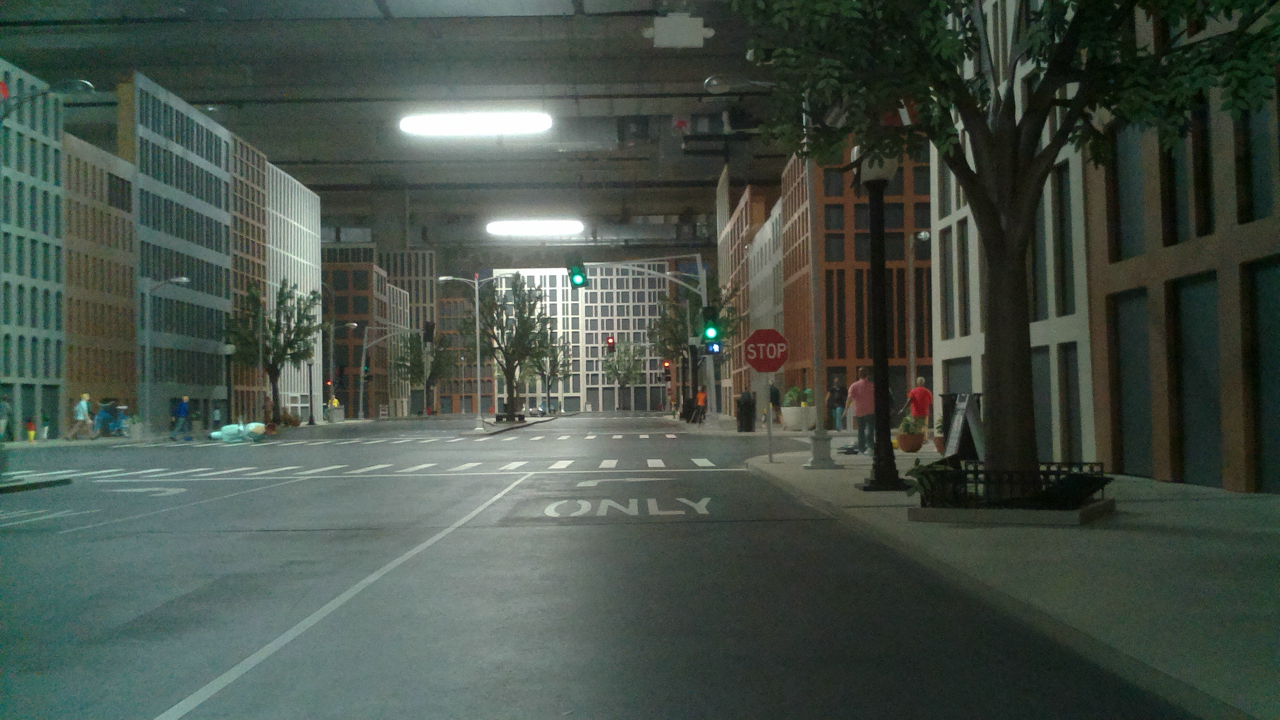
#> input picture picar2/pi_hat_tests/image.jpg, 2560 x 1440 px (shown at 1/2 size)
$ python canny_test.py
#> lines starting #> are read from the running program, lines starting #| are printed output that depends on the picture
import matplotlib.pylab as plt
import cv2
import numpy as np
import os
import math

def callback(x):
    print(x)

# Read the input image
image = cv2.imread('image.jpg')
#> image is the input picture: shape (1440, 2560, 3); mean B, G, R 71.7, 80.4, 69.9
#add brightness to image
image = cv2.add(image, np.array([100.0]))
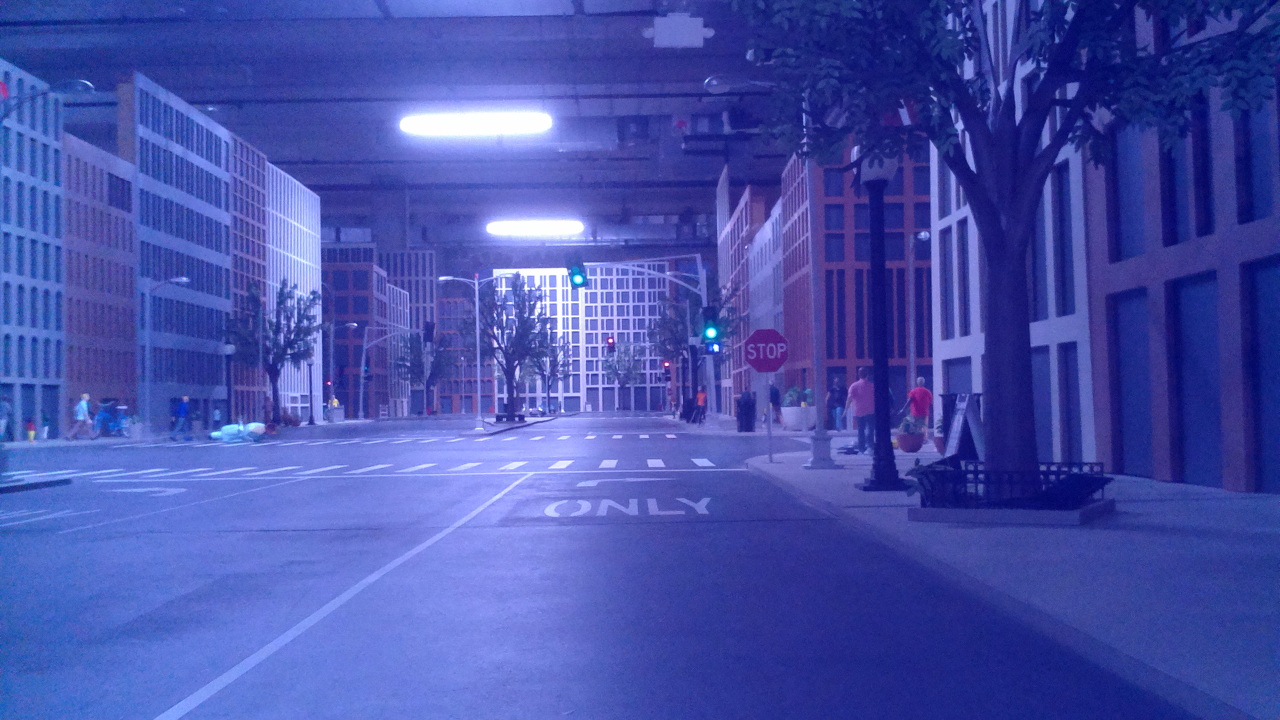
#> image: shape (1440, 2560, 3) (shown at 1/2 size); mean B, G, R 170.5, 80.4, 69.9
image = cv2.resize(image, (320, 320))
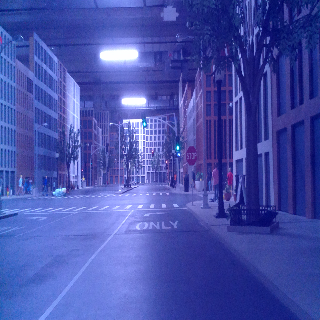
#> image: shape (320, 320, 3); mean B, G, R 170.5, 80.4, 69.9
image = cv2.cvtColor(image, cv2.COLOR_BGR2HLS)
#> image: shape (320, 320, 3); mean of channels 0, 1, 2 117.1, 119.8, 145.2
hls_image = cv2.cvtColor(image, cv2.COLOR_BGR2HLS)
#> hls_image: shape (320, 320, 3); mean of channels 0, 1, 2 106, 126.4, 62.2
height, width = image.shape[:2]
#> height = 320; width = 320
kernel = np.ones((3, 3), np.float32) / 9
#denoised_image = cv2.filter2D(image, -1, kernel)
height, width = image.shape[:2]
gray_image = cv2.cvtColor(image, cv2.COLOR_BGR2GRAY)
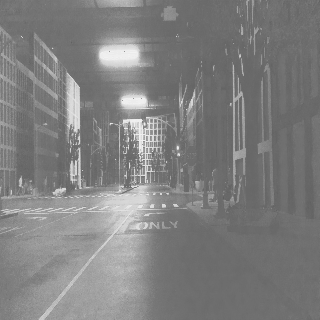
#> gray_image: shape (320, 320); min 93, max 242, mean 127.1
cannied_image = cv2.Canny(gray_image, 30, 70)
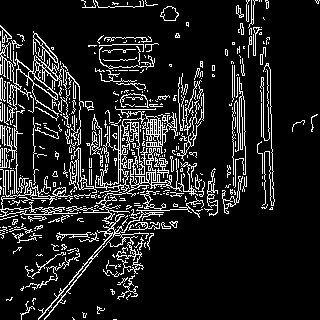
#> cannied_image: shape (320, 320); 12.6% white in thin lines or dots

cv2.namedWindow('image') # make a window with name 'image'
cv2.createTrackbar('L', 'image', 0, 255, callback) #lower threshold trackbar for window 'image
cv2.createTrackbar('U', 'image', 0, 255, callback) #upper threshold trackbar for window 'image

while(1):
#> (the run stopped early here; a loop or call above may not have finished)
